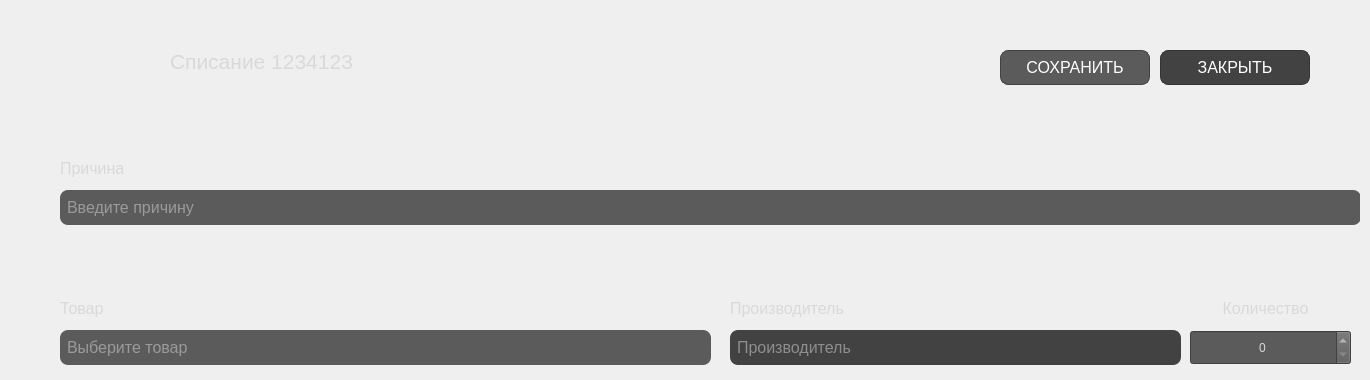
          <widget class="QWidget" name="writeOff_create">
           <widget class="QLabel" name="page_header_6">
            <property name="geometry">
             <rect>
              <x>170</x>
              <y>50</y>
              <width>251</width>
              <height>22</height>
             </rect>
            </property>
            <property name="font">
             <font>
              <pointsize>16</pointsize>
             </font>
            </property>
            <property name="styleSheet">
             <string notr="true">color: rgb(217, 217, 217);</string>
            </property>
            <property name="text">
             <string>Списание 1234123</string>
            </property>
           </widget>
           <widget class="QLabel" name="writeOff_create_back">
            <property name="geometry">
             <rect>
              <x>60</x>
              <y>50</y>
              <width>91</width>
              <height>22</height>
             </rect>
            </property>
            <property name="text">
             <string/>
            </property>
            <property name="pixmap">
             <pixmap>assets/back.png</pixmap>
            </property>
           </widget>
           <widget class="QWidget" name="writeOff_create_cause_widget" native="true">
            <property name="geometry">
             <rect>
              <x>60</x>
              <y>130</y>
              <width>1300</width>
              <height>101</height>
             </rect>
            </property>
            <property name="minimumSize">
             <size>
              <width>0</width>
              <height>0</height>
             </size>
            </property>
            <property name="styleSheet">
             <string notr="true">border: none</string>
            </property>
            <widget class="QLabel" name="writeOff_create_cause_header">
             <property name="geometry">
              <rect>
               <x>0</x>
               <y>30</y>
               <width>67</width>
               <height>17</height>
              </rect>
             </property>
             <property name="minimumSize">
              <size>
               <width>0</width>
               <height>17</height>
              </size>
             </property>
             <property name="font">
              <font>
               <pointsize>12</pointsize>
              </font>
             </property>
             <property name="styleSheet">
              <string notr="true">color: rgb(217, 217, 217);</string>
             </property>
             <property name="text">
              <string>Причина</string>
             </property>
            </widget>
            <widget class="QLineEdit" name="writeOff_create_cause_lineEdit">
             <property name="geometry">
              <rect>
               <x>0</x>
               <y>60</y>
               <width>1301</width>
               <height>35</height>
              </rect>
             </property>
             <property name="minimumSize">
              <size>
               <width>0</width>
               <height>35</height>
              </size>
             </property>
             <property name="font">
              <font>
               <pointsize>12</pointsize>
              </font>
             </property>
             <property name="styleSheet">
              <string notr="true">color: rgb(217, 217, 217);
border-color: rgb(66, 66, 66);
background-color: rgb(91, 91, 91);
border-radius: 8px;
padding: 5px;</string>
             </property>
             <property name="text">
              <string/>
             </property>
             <property name="placeholderText">
              <string>Введите причину</string>
             </property>
            </widget>
           </widget>
           <widget class="QWidget" name="writeOff_create_item_widget" native="true">
            <property name="geometry">
             <rect>
              <x>60</x>
              <y>270</y>
              <width>661</width>
              <height>101</height>
             </rect>
            </property>
            <property name="minimumSize">
             <size>
              <width>0</width>
              <height>0</height>
             </size>
            </property>
            <property name="styleSheet">
             <string notr="true">border: none</string>
            </property>
            <widget class="QLabel" name="writeOff_create_item_header">
             <property name="geometry">
              <rect>
               <x>0</x>
               <y>30</y>
               <width>67</width>
               <height>17</height>
              </rect>
             </property>
             <property name="minimumSize">
              <size>
               <width>0</width>
               <height>17</height>
              </size>
             </property>
             <property name="font">
              <font>
               <pointsize>12</pointsize>
              </font>
             </property>
             <property name="styleSheet">
              <string notr="true">color: rgb(217, 217, 217);</string>
             </property>
             <property name="text">
              <string>Товар</string>
             </property>
            </widget>
            <widget class="QLineEdit" name="writeOff_create_item_lineEdit">
             <property name="geometry">
              <rect>
               <x>0</x>
               <y>60</y>
               <width>651</width>
               <height>35</height>
              </rect>
             </property>
             <property name="minimumSize">
              <size>
               <width>0</width>
               <height>35</height>
              </size>
             </property>
             <property name="font">
              <font>
               <pointsize>12</pointsize>
              </font>
             </property>
             <property name="styleSheet">
              <string notr="true">color: rgb(217, 217, 217);
border-color: rgb(66, 66, 66);
background-color: rgb(91, 91, 91);
border-radius: 8px;
padding: 5px;</string>
             </property>
             <property name="text">
              <string/>
             </property>
             <property name="placeholderText">
              <string>Выберите товар</string>
             </property>
            </widget>
           </widget>
           <widget class="QWidget" name="writeOff_create_manufac_widget" native="true">
            <property name="geometry">
             <rect>
              <x>730</x>
              <y>270</y>
              <width>451</width>
              <height>101</height>
             </rect>
            </property>
            <property name="minimumSize">
             <size>
              <width>0</width>
              <height>0</height>
             </size>
            </property>
            <property name="styleSheet">
             <string notr="true">border: none</string>
            </property>
            <widget class="QLabel" name="writeOff_create_manufac_header">
             <property name="geometry">
              <rect>
               <x>0</x>
               <y>30</y>
               <width>141</width>
               <height>17</height>
              </rect>
             </property>
             <property name="minimumSize">
              <size>
               <width>0</width>
               <height>17</height>
              </size>
             </property>
             <property name="font">
              <font>
               <pointsize>12</pointsize>
              </font>
             </property>
             <property name="styleSheet">
              <string notr="true">color: rgb(217, 217, 217);</string>
             </property>
             <property name="text">
              <string>Производитель</string>
             </property>
            </widget>
            <widget class="QLineEdit" name="writeOff_create_manufac_lineEdit">
             <property name="enabled">
              <bool>false</bool>
             </property>
             <property name="geometry">
              <rect>
               <x>0</x>
               <y>60</y>
               <width>451</width>
               <height>35</height>
              </rect>
             </property>
             <property name="minimumSize">
              <size>
               <width>0</width>
               <height>35</height>
              </size>
             </property>
             <property name="font">
              <font>
               <pointsize>12</pointsize>
              </font>
             </property>
             <property name="styleSheet">
              <string notr="true">color: rgb(217, 217, 217);
border-color: rgb(66, 66, 66);
background-color: rgb(66, 66, 66);
border-radius: 8px;
padding: 5px;</string>
             </property>
             <property name="text">
              <string/>
             </property>
             <property name="placeholderText">
              <string>Производитель</string>
             </property>
            </widget>
           </widget>
           <widget class="QWidget" name="writeOff_create_amount_widget" native="true">
            <property name="geometry">
             <rect>
              <x>1190</x>
              <y>270</y>
              <width>171</width>
              <height>101</height>
             </rect>
            </property>
            <property name="minimumSize">
             <size>
              <width>0</width>
              <height>0</height>
             </size>
            </property>
            <property name="styleSheet">
             <string notr="true"/>
            </property>
            <widget class="QLabel" name="writeOff_create_amount_header">
             <property name="geometry">
              <rect>
               <x>0</x>
               <y>30</y>
               <width>151</width>
               <height>17</height>
              </rect>
             </property>
             <property name="minimumSize">
              <size>
               <width>0</width>
               <height>17</height>
              </size>
             </property>
             <property name="font">
              <font>
               <pointsize>12</pointsize>
              </font>
             </property>
             <property name="styleSheet">
              <string notr="true">color: rgb(217, 217, 217);</string>
             </property>
             <property name="text">
              <string>Количество</string>
             </property>
             <property name="alignment">
              <set>Qt::AlignCenter</set>
             </property>
            </widget>
            <widget class="QSpinBox" name="writeOff_create_amount_spinbox">
             <property name="geometry">
              <rect>
               <x>0</x>
               <y>60</y>
               <width>161</width>
               <height>35</height>
              </rect>
             </property>
             <property name="styleSheet">
              <string notr="true">
background-color:rgb(91, 91, 91);
color: rgb(217, 217, 217);
border-color: rgb(66, 66, 66);</string>
             </property>
             <property name="alignment">
              <set>Qt::AlignCenter</set>
             </property>
            </widget>
           </widget>
           <widget class="QPushButton" name="pushButton_15">
            <property name="geometry">
             <rect>
              <x>1000</x>
              <y>50</y>
              <width>150</width>
              <height>35</height>
             </rect>
            </property>
            <property name="font">
             <font>
              <pointsize>12</pointsize>
             </font>
            </property>
            <property name="styleSheet">
             <string notr="true">QPushButton {
	background-color: rgb(91, 91, 91);
	color: rgb(255, 255, 255);
	border-radius: 8px;
	border: 1px solid rgb(66, 66, 66);
	transition: all 5s;
}
QPushButton:hover {
    background-color: rgba(255, 255, 255, 0.5);
	color: rgb(52, 52, 52);
	cursor: hand;
}
</string>
            </property>
            <property name="text">
             <string>СОХРАНИТЬ</string>
            </property>
           </widget>
           <widget class="QLabel" name="writeOff_create_delete">
            <property name="geometry">
             <rect>
              <x>1320</x>
              <y>50</y>
              <width>35</width>
              <height>35</height>
             </rect>
            </property>
            <property name="styleSheet">
             <string notr="true">QLabel:hover {
    background-color: rgba(255, 255, 255, 0.5);
	color: rgb(52, 52, 52);
	cursor: hand;
}</string>
            </property>
            <property name="text">
             <string/>
            </property>
            <property name="pixmap">
             <pixmap>assets/delete_button.png</pixmap>
            </property>
           </widget>
           <widget class="QPushButton" name="pushButton_16">
            <property name="geometry">
             <rect>
              <x>1160</x>
              <y>50</y>
              <width>150</width>
              <height>35</height>
             </rect>
            </property>
            <property name="font">
             <font>
              <pointsize>12</pointsize>
             </font>
            </property>
            <property name="styleSheet">
             <string notr="true">QPushButton {
	background-color: rgb(66, 66, 66);
	color: rgb(255, 255, 255);
	border-radius: 8px;
	border: 1px solid rgb(52, 52, 52);
	transition: all 5s;
}
QPushButton:hover {
    background-color: rgba(255, 255, 255, 0.5);
	color: rgb(52, 52, 52);
	cursor: hand;
}
</string>
            </property>
            <property name="text">
             <string>ЗАКРЫТЬ</string>
            </property>
           </widget>
          </widget>
